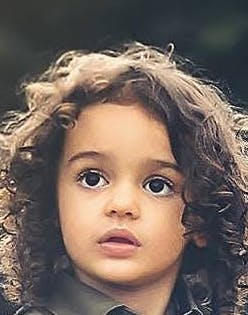
#> input picture images/child.jpg, 248 x 315 px, found by its file name
$ python dog_mask_image.py
#> lines starting #> are read from the running program, lines starting #| are printed output that depends on the picture; after the words box and inside, x2 and y2 are one past the last pixel; in counts of white or black regions, pixels touching at a corner belong together
import cv2
import numpy as np


def main():
    face = cv2.imread('images/child.jpg')
#> face is the input picture: shape (315, 248, 3); mean B, G, R 94.3, 103, 118.8
    mask = cv2.imread('images/dog.jpg')
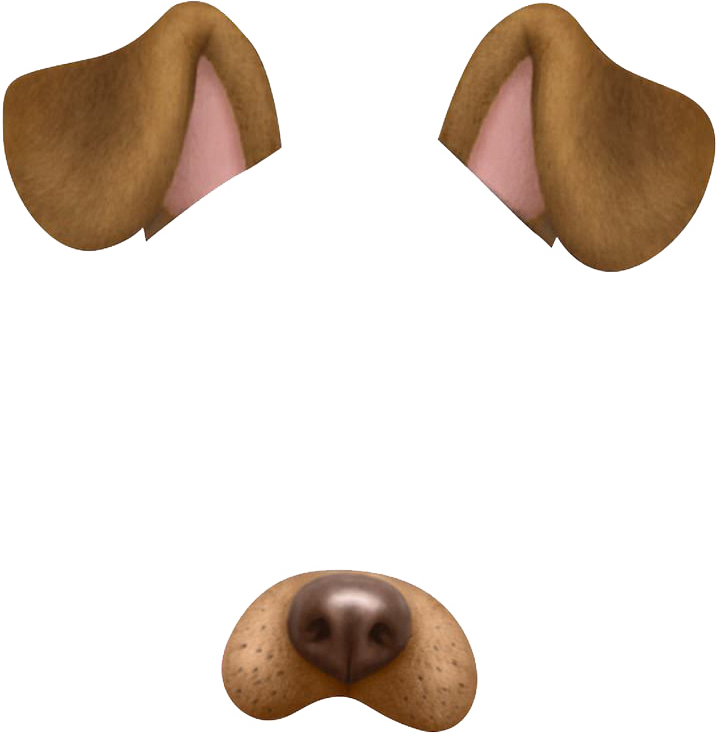
#> input picture images/dog.jpg, 717 x 734 px, found by its file name
#> mask is the input picture: shape (734, 717, 3); mean B, G, R 208.8, 217.3, 227.5

    mask_h, mask_w, _ = mask.shape
#> mask_h = 734; mask_w = 717
    face_h, face_w, _ = face.shape
#> face_h = 315; face_w = 248

    factor = min(face_h / mask_h, face_w / mask_w)
#> factor = 0.346
    new_mask_w = int(factor * mask_w)
#> new_mask_w = 248
    new_mask_h = int(factor * mask_h)
#> new_mask_h = 253
    new_mask_shape = (new_mask_w, new_mask_h)
#> new_mask_shape = (248, 253)
    resized_mask = cv2.resize(mask, new_mask_shape)
    cv2.imwrite('resized_dog.jpg', resized_mask)

    face_with_mask = face.copy()
    non_white_pixels = (resized_mask < 250).all(axis=2)
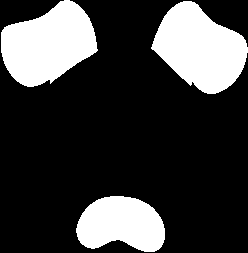
#> non_white_pixels: shape (253, 248) bool; 24.1% white; 3 white regions, box (x1, y1, x2, y2) and area: (151, 1, 248, 94) 5712, (1, 0, 98, 87) 5614, (76, 196, 165, 252) 3772
    face_with_mask[:new_mask_h, :new_mask_w][non_white_pixels] = resized_mask[non_white_pixels]
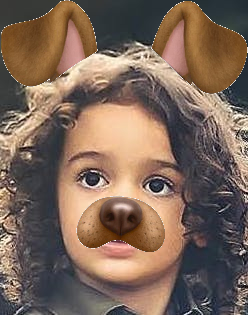
#> face_with_mask: shape (315, 248, 3); 19.33% of pixels changed, all inside (x1, y1, x2, y2) = (1, 0, 248, 252)

    cv2.imwrite('child_with_dog_mask.jpg', face_with_mask)

if __name__ == '__main__':
    main()
